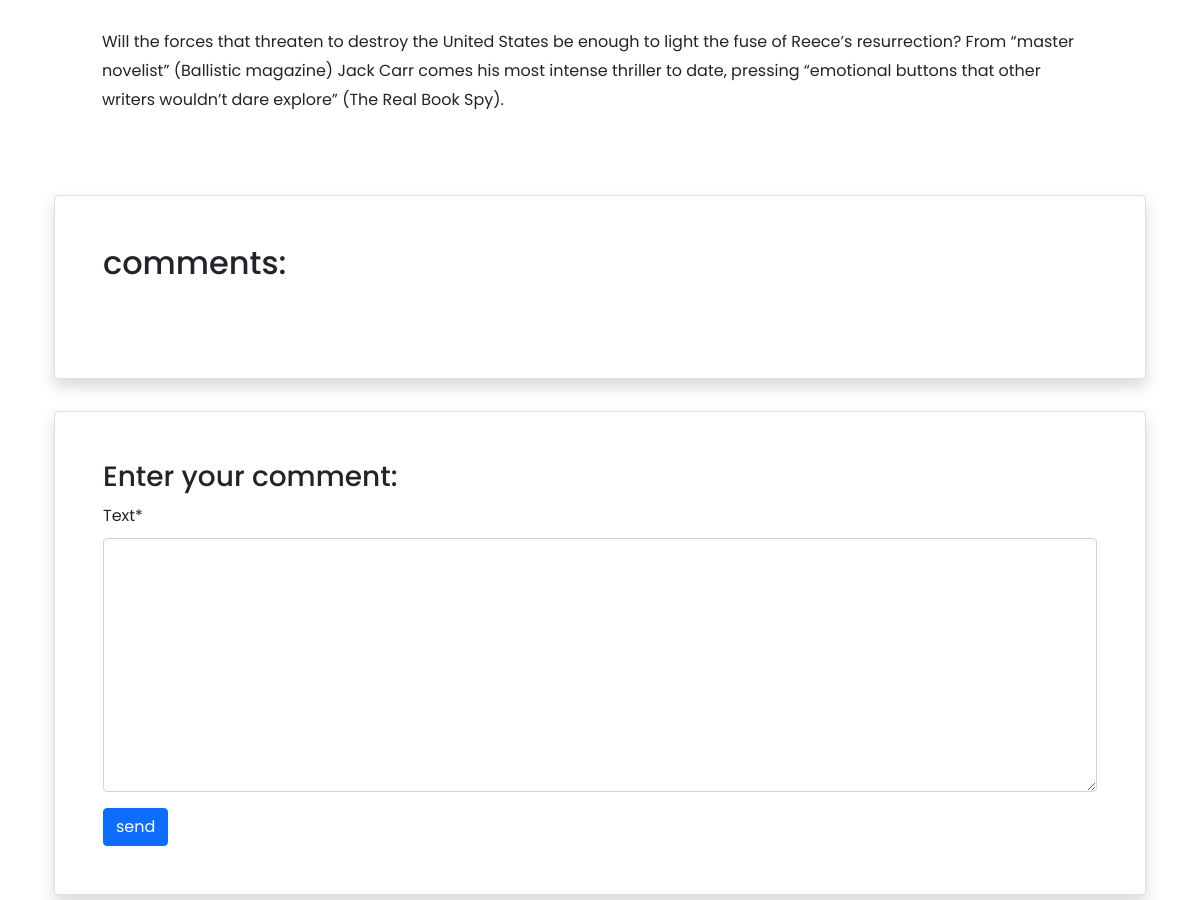
The page /books/7/ (signed in, middle part) on the database as committed earlier.
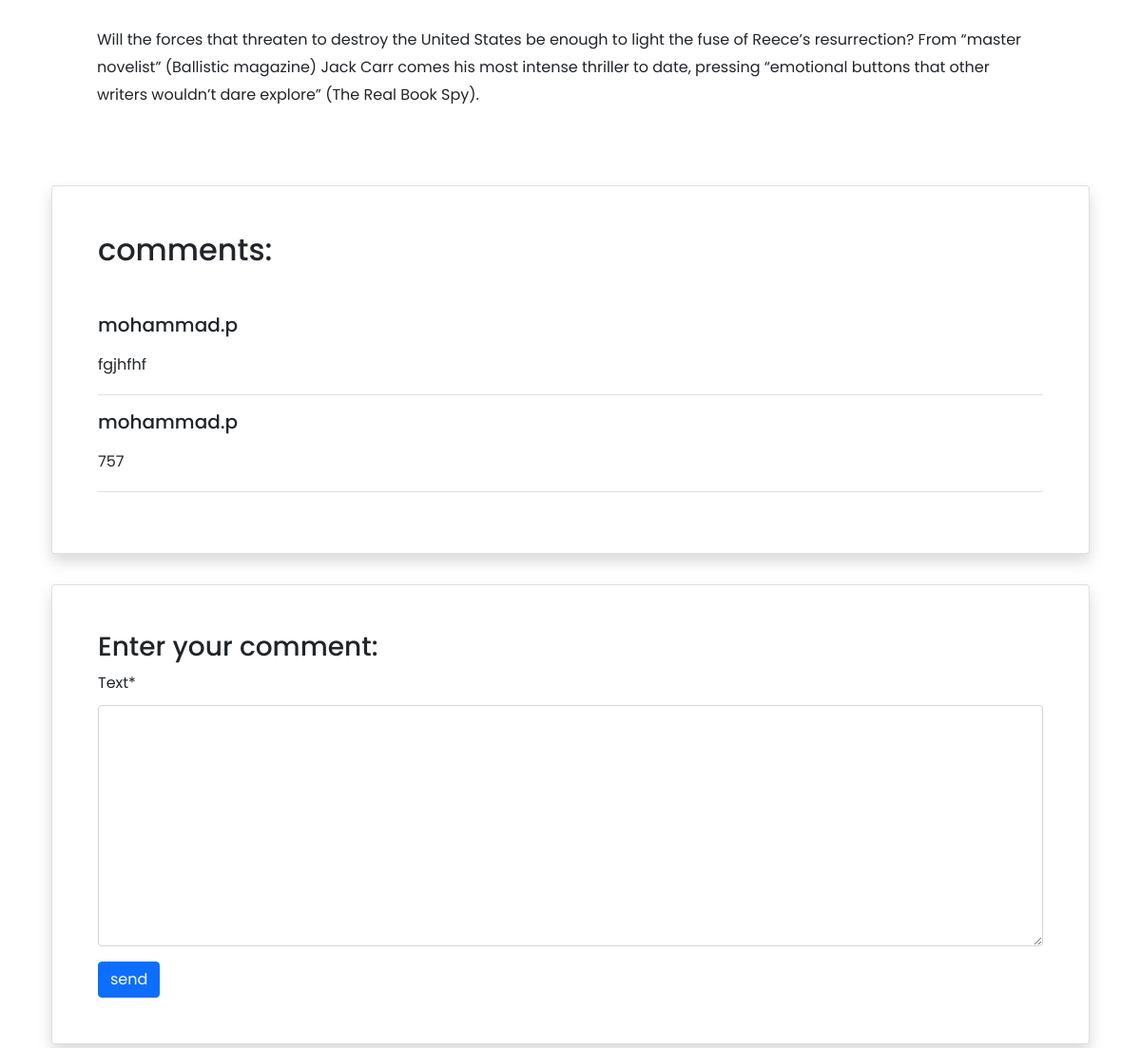
The same page on the database as committed later.
### books/models.py (models this page shows, shortened)
class comment(models.Model):
    user = models.ForeignKey(get_user_model(), on_delete=models.CASCADE)
    book = models.ForeignKey(Book, on_delete=models.CASCADE, related_name='comments')
    text = models.TextField()
    datetime_created = models.DateTimeField(auto_now_add=True)

### accounts/models.py (models this page shows)
class CustomUser(AbstractUser):
    age = models.PositiveIntegerField(null=True, blank=True)  # null for databse  ///  blank for form

### books/views.py (the view)
# urls.py: path('<int:pk>/', book_detail_view, name='book_detail'),
@login_required
def book_detail_view(request, pk):
    book = get_object_or_404(Book, pk=pk)
    book_comments = book.comments.all()
    if request.method == 'POST':
        comment_form = CommentForm(request.POST)
        if comment_form.is_valid():
            comment = comment_form.save(commit=False)
            comment.book = book
            comment.user = request.user
            comment.save()
            comment_form = CommentForm()
    else:
        comment_form = CommentForm()
    return render(request, 'books/book_detail.html',
                  {'book': book, 'comments': book_comments, 'comment_form': comment_form})

### books/forms.py
class CommentForm(forms.ModelForm):
    class Meta:
        model = comment
        fields = ('text',)

### books/templates/books/book_detail.html (shortened to what this page needs)
{% extends '_base.html' %}
{% load book_tags %}
{% load crispy_forms_tags %}
{% block content %}
    <div class="container mt-5" dir="ltr">
        <div class="">
            <div class="">
                <div class="d-flex justify-content-center">
                    <div class="my-3 p-5 w-sm-75 w-100">{{ book.content | linebreaksbr }}</div>
                </div>
                <div class="d-flex justify-content-center">
                    <div class="card shadow my-3 p-5 w-sm-75 w-100">
                        <h2 class="mb-5">comments:</h2>
                        {% for comment in comments %}
                            <div class="border-bottom mb-3">
                                <h5 class="mb-3">{{ comment.user.username }}</h5>
                                <p>{{ comment.text | linebreaks | truncatewords:30 }}</p>
                            </div>
                        {% endfor %}
                    </div>
                </div>
                <div class="d-flex justify-content-center">
                    <div class="card shadow my-3 p-5 w-sm-75 w-100">
                        <h3>Enter your comment:</h3>
                        <form method="POST">
                            {{ comment_form | crispy }}
                            <button type="submit" class="btn btn-primary">send</button>
                        </form>
                    </div>
                </div>
            </div>
        </div>
    </div>
{% endblock %}

Rows that differ between the two databases and show on the page:
added comment: user.username "mohammad.p", text "fgjhfhf"
added comment: user.username "mohammad.p", text "757"
